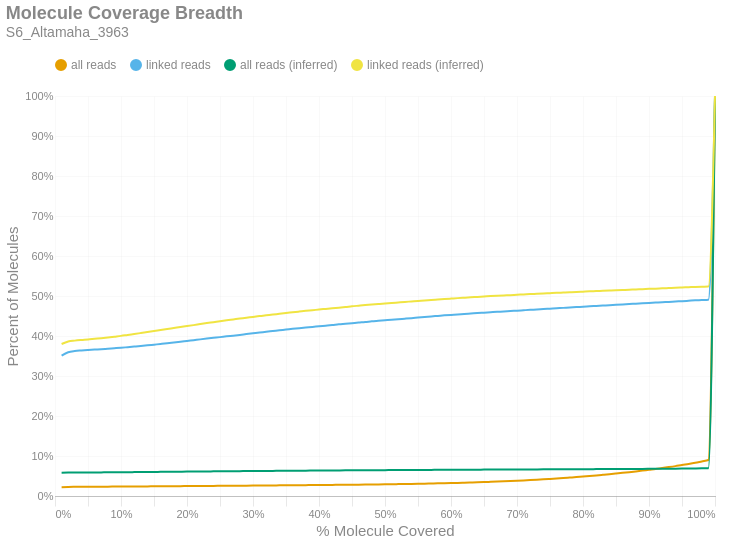

Source (notebook cell):
### Markdown cell above
### Molecule Read Coverage
This chart shows molecule coverage breadth as computed by the number of bases aligned to that molecule. In other words, "*how much of each unique long molecule is actually sequenced/aligned?*" Keep in mind there is a distinction between sequences and alignments, since some sequences belonging to a particular molecule may not align well and wouldn't appear in the alignment data. This chart also shows molecule coverage breadth as computed by the *inferred fragment* from which the aligned sequences originate. Unlike read coverage, this calculation takes into account the total insert size, including unsequenced gaps between the forward and reverse reads. Like the previous figures, these are cumulative percents.

### Code cell
if SKIPLR:
    print_html(f"Skipped")
else:
    binned_df = consolidated_hist(valids['coverage_bp'], mask, 0.01, True)
    binned_df_inf = consolidated_hist(valids['coverage_inserts'], mask, 0.01, True)
    binned_df = binned_df.with_columns(pl.lit(binned_df_inf['all reads (cumsum)']).alias('all reads (inferred)'))
    binned_df = binned_df.with_columns(pl.lit(binned_df_inf['linked reads (cumsum)']).alias('linked reads (inferred)'))
    binned_df = binned_df.with_columns(
        (pl.col('bin').cast(pl.Float64) + 0.01).alias('right_edge')
    )

    with SafeRender(binned_df):
        (
            density_plot(binned_df, 'Molecule Coverage Breadth', samplename, 'molcov', ['all reads (inferred)','linked reads (inferred)'])
            .encode(
                #x=alt.X('bin:Q', title="% Molecule Covered").axis(format = '%').scale(padding=0),
                x=alt.X('right_edge:Q', title="% Molecule Covered").axis(format='%').scale(padding=0),
                y=alt.Y('value:Q', title='Percent of Molecules')
                    .axis(format='%')
                    .stack(False)
                    .scale(domainMin=0, padding=0),
                color=alt.Color("key:N").scale(domain = ["all reads", "linked reads", "all reads (inferred)", "linked reads (inferred)"]),
                tooltip = [
                    alt.Tooltip("key:N", title = "Data Type"),
                    alt.Tooltip("range_label:N", title="% Molecule Covered"),
                    alt.Tooltip("value:Q", format = ".2%", title="% Molecules")
                ]
            )
        ).display()

### Figure 1 — Vega-Lite specification as saved in the notebook (floating-point values rounded to 4 significant figures)
{"width": "container", "height": 400, "config": {"title": {"anchor": "start", "dy": -15, "fontSize": 18, "color": "#888888", "subtitleColor": "#888888", "subtitleFontSize": 14}, "arc": {"fill": "#0072B2"}, "axis": {"domainColor": "#888888", "domainWidth": 0.5, "gridWidth": 0.2, "grid": false, "titleFontWeight": 400, "titleFontSize": 15, "labelFontSize": 11, "labelColor": "#888888", "tickColor": "#888888", "tickWidth": 0.2, "titleColor": "#888888"}, "axisBand": {"grid": false}, "axisX": {"grid": true, "tickSize": 10, "domainCap": "round"}, "axisY": {"domain": false, "grid": true, "tickSize": 0, "domainCap": "round"}, "background": "transparent", "header": {"labelFontSize": 15, "labelColor": "#888888", "titleFontSize": 15, "titleFontWeight": 600, "titleColor": "#888888"}, "legend": {"labelFont": "sans-serif", "labelFontSize": 12, "labelColor": "#888888", "symbolSize": 100, "symbolType": "circle", "titleFontSize": 12, "titlePadding": 10, "titleColor": "#888888", "title": null, "orient": "top"}, "range": {"category": ["#E69F00", "#56B4E9", "#009E73", "#F0E442", "#0072B2", "#D55E00", "#CC79A7", "#000000"], "diverging": ["#cfe8f3", "#a2d4ec", "#73bfe2", "#46abdb", "#1696d2", "#12719e"]}, "area": {"fill": "#0072B2", "fillOpacity": 0.7, "line": true, "strokeOpacity": 0.7}, "line": {"color": "#0072B2", "stroke": "#0072B2", "strokeWidth": 2}, "trail": {"color": "#0072B2", "stroke": "#0072B2", "strokeWidth": 0, "size": 1}, "point": {"filled": true, "fillOpacity": 1.0, "size": 95}, "text": {"color": "#888888", "fontSize": 11, "align": "right", "fontWeight": 400, "size": 11}, "bar": {"fill": "#0072B2", "stroke": null}, "view": {"stroke": null, "continuousWidth": 660, "continuousHeight": 400}}, "data": {"name": "data-445a4b67b41b6ed32f4eb65a5cad9042"}, "mark": {"type": "line", "interpolate": "monotone", "point": {"opacity": 0, "size": 275}}, "encoding": {"color": {"field": "key", "scale": {"domain": ["all reads", "linked reads", "all reads (inferred)", "linked reads (inferred)"]}, "type": "nominal"}, "tooltip": [{"field": "key", "title": "Data Type", "type": "nominal"}, {"field": "range_label", "title": "% Molecule Covered", "type": "nominal"}, {"field": "value", "format": ".2%", "title": "% Molecules", "type": "quantitative"}], "x": {"axis": {"format": "%"}, "field": "right_edge", "scale": {"padding": 0}, "title": "% Molecule Covered", "type": "quantitative"}, "y": {"axis": {"format": "%"}, "field": "value", "scale": {"domainMin": 0, "padding": 0}, "stack": false, "title": "Percent of Molecules", "type": "quantitative"}}, "params": [{"name": "param_c36ac31b6afebe62", "select": {"type": "point", "fields": ["key"]}, "bind": "legend"}], "title": {"text": "Molecule Coverage Breadth", "subtitle": "S6_Altamaha_3963"}, "transform": [{"fold": ["all reads (cumsum)", "linked reads (cumsum)", "all reads (inferred)", "linked reads (inferred)"]}, {"calculate": "replace(datum.key, ' (cumsum)', '')", "as": "key"}, {"filter": {"param": "param_c36ac31b6afebe62"}}], "usermeta": {"embedOptions": {"downloadFileName": "S6_Altamaha_3963.molcov"}}, "$schema": "https://vega.github.io/schema/vega-lite/v6.1.0.json", "datasets": {"data-445a4b67b41b6ed32f4eb65a5cad9042": [{"bin": "0.0", "interval": "0.0-0.01", "all reads": 0.02214, "linked reads": 0.3512, "all reads (cumsum)": 0.02214, "linked reads (cumsum)": 0.3512, "range_label": "0.0-0.01", "all reads (inferred)": 0.05809, "linked reads (inferred)": 0.3801, "right_edge": 0.01}, {"bin": "0.01", "interval": "0.01-0.02", "all reads": 0.0005637, "linked reads": 0.008331, "all reads (cumsum)": 0.0227, "linked reads (cumsum)": 0.3595, "range_label": "0.01-0.02", "all reads (inferred)": 0.05849, "linked reads (inferred)": 0.3863, "right_edge": 0.02}, {"bin": "0.02", "interval": "0.02-0.03", "all reads": 0.0002184, "linked reads": 0.002971, "all reads (cumsum)": 0.02292, "linked reads (cumsum)": 0.3625, "range_label": "0.02-0.03", "all reads (inferred)": 0.05862, "linked reads (inferred)": 0.3885, "right_edge": 0.03}, {"bin": "0.03", "interval": "0.03-0.04", "all reads": 0.0001206, "linked reads": 0.001436, "all reads (cumsum)": 0.02304, "linked reads (cumsum)": 0.3639, "range_label": "0.03-0.04", "all reads (inferred)": 0.05872, "linked reads (inferred)": 0.39, "right_edge": 0.04}, {"bin": "0.04", "interval": "0.04-0.05", "all reads": 9.54e-05, "linked reads": 0.001169, "all reads (cumsum)": 0.02314, "linked reads (cumsum)": 0.3651, "range_label": "0.04-0.05", "all reads (inferred)": 0.05881, "linked reads (inferred)": 0.3912, "right_edge": 0.05}, {"bin": "0.05", "interval": "0.05-0.06", "all reads": 8.475e-05, "linked reads": 0.001045, "all reads (cumsum)": 0.02322, "linked reads (cumsum)": 0.3661, "range_label": "0.05-0.06", "all reads (inferred)": 0.05892, "linked reads (inferred)": 0.3929, "right_edge": 0.06}, {"bin": "0.06", "interval": "0.06-0.07", "all reads": 7.766e-05, "linked reads": 0.0009467, "all reads (cumsum)": 0.0233, "linked reads (cumsum)": 0.3671, "range_label": "0.06-0.07", "all reads (inferred)": 0.05904, "linked reads (inferred)": 0.3945, "right_edge": 0.07}, {"bin": "0.07", "interval": "0.07-0.08", "all reads": 9.382e-05, "linked reads": 0.001201, "all reads (cumsum)": 0.02339, "linked reads (cumsum)": 0.3683, "range_label": "0.07-0.08", "all reads (inferred)": 0.05915, "linked reads (inferred)": 0.3963, "right_edge": 0.08}, {"bin": "0.08", "interval": "0.08-0.09", "all reads": 8.87e-05, "linked reads": 0.001129, "all reads (cumsum)": 0.02348, "linked reads (cumsum)": 0.3694, "range_label": "0.08-0.09", "all reads (inferred)": 0.05928, "linked reads (inferred)": 0.3983, "right_edge": 0.09}, {"bin": "0.09", "interval": "0.09-0.1", "all reads": 8.909e-05, "linked reads": 0.001182, "all reads (cumsum)": 0.02357, "linked reads (cumsum)": 0.3706, "range_label": "0.09-0.1", "all reads (inferred)": 0.05941, "linked reads (inferred)": 0.4003, "right_edge": 0.1}, {"bin": "0.1", "interval": "0.1-0.11", "all reads": 0.0001127, "linked reads": 0.001475, "all reads (cumsum)": 0.02369, "linked reads (cumsum)": 0.3721, "range_label": "0.1-0.11", "all reads (inferred)": 0.05956, "linked reads (inferred)": 0.4027, "right_edge": 0.11}, {"bin": "0.11", "interval": "0.11-0.12", "all reads": 0.0001041, "linked reads": 0.001475, "all reads (cumsum)": 0.02379, "linked reads (cumsum)": 0.3735, "range_label": "0.11-0.12", "all reads (inferred)": 0.05971, "linked reads (inferred)": 0.4051, "right_edge": 0.12}, {"bin": "0.12", "interval": "0.12-0.13", "all reads": 0.0001072, "linked reads": 0.001502, "all reads (cumsum)": 0.0239, "linked reads (cumsum)": 0.375, "range_label": "0.12-0.13", "all reads (inferred)": 0.05986, "linked reads (inferred)": 0.4074, "right_edge": 0.13}, {"bin": "0.13", "interval": "0.13-0.14", "all reads": 0.0001135, "linked reads": 0.001613, "all reads (cumsum)": 0.02401, "linked reads (cumsum)": 0.3766, "range_label": "0.13-0.14", "all reads (inferred)": 0.06002, "linked reads (inferred)": 0.4098, "right_edge": 0.14}, {"bin": "0.14", "interval": "0.14-0.15", "all reads": 0.0001159, "linked reads": 0.001697, "all reads (cumsum)": 0.02413, "linked reads (cumsum)": 0.3783, "range_label": "0.14-0.15", "all reads (inferred)": 0.06018, "linked reads (inferred)": 0.4123, "right_edge": 0.15}, {"bin": "0.15", "interval": "0.15-0.16", "all reads": 0.0001151, "linked reads": 0.001678, "all reads (cumsum)": 0.02424, "linked reads (cumsum)": 0.38, "range_label": "0.15-0.16", "all reads (inferred)": 0.06034, "linked reads (inferred)": 0.4149, "right_edge": 0.16}, {"bin": "0.16", "interval": "0.16-0.17", "all reads": 0.000121, "linked reads": 0.00173, "all reads (cumsum)": 0.02436, "linked reads (cumsum)": 0.3818, "range_label": "0.16-0.17", "all reads (inferred)": 0.0605, "linked reads (inferred)": 0.4175, "right_edge": 0.17}, {"bin": "0.17", "interval": "0.17-0.18", "all reads": 0.0001293, "linked reads": 0.001906, "all reads (cumsum)": 0.02449, "linked reads (cumsum)": 0.3837, "range_label": "0.17-0.18", "all reads (inferred)": 0.06066, "linked reads (inferred)": 0.4199, "right_edge": 0.18}, {"bin": "0.18", "interval": "0.18-0.19", "all reads": 0.0001273, "linked reads": 0.0019, "all reads (cumsum)": 0.02462, "linked reads (cumsum)": 0.3856, "range_label": "0.18-0.19", "all reads (inferred)": 0.06081, "linked reads (inferred)": 0.4223, "right_edge": 0.19}, {"bin": "0.19", "interval": "0.19-0.2", "all reads": 0.0001348, "linked reads": 0.002024, "all reads (cumsum)": 0.02475, "linked reads (cumsum)": 0.3876, "range_label": "0.19-0.2", "all reads (inferred)": 0.06097, "linked reads (inferred)": 0.4247, "right_edge": 0.2}, {"bin": "0.2", "interval": "0.2-0.21", "all reads": 0.0001348, "linked reads": 0.001972, "all reads (cumsum)": 0.02489, "linked reads (cumsum)": 0.3896, "range_label": "0.2-0.21", "all reads (inferred)": 0.06112, "linked reads (inferred)": 0.4272, "right_edge": 0.21}, {"bin": "0.21", "interval": "0.21-0.22", "all reads": 0.0001372, "linked reads": 0.002011, "all reads (cumsum)": 0.02503, "linked reads (cumsum)": 0.3916, "range_label": "0.21-0.22", "all reads (inferred)": 0.06128, "linked reads (inferred)": 0.4298, "right_edge": 0.22}, {"bin": "0.22", "interval": "0.22-0.23", "all reads": 0.0001305, "linked reads": 0.001946, "all reads (cumsum)": 0.02516, "linked reads (cumsum)": 0.3935, "range_label": "0.22-0.23", "all reads (inferred)": 0.06144, "linked reads (inferred)": 0.4323, "right_edge": 0.23}, {"bin": "0.23", "interval": "0.23-0.24", "all reads": 0.000123, "linked reads": 0.001861, "all reads (cumsum)": 0.02528, "linked reads (cumsum)": 0.3954, "range_label": "0.23-0.24", "all reads (inferred)": 0.06159, "linked reads (inferred)": 0.4346, "right_edge": 0.24}, {"bin": "0.24", "interval": "0.24-0.25", "all reads": 0.0001238, "linked reads": 0.001815, "all reads (cumsum)": 0.0254, "linked reads (cumsum)": 0.3972, "range_label": "0.24-0.25", "all reads (inferred)": 0.06174, "linked reads (inferred)": 0.437, "right_edge": 0.25}, {"bin": "0.25", "interval": "0.25-0.26", "all reads": 0.0001368, "linked reads": 0.001946, "all reads (cumsum)": 0.02554, "linked reads (cumsum)": 0.3991, "range_label": "0.25-0.26", "all reads (inferred)": 0.06189, "linked reads (inferred)": 0.4393, "right_edge": 0.26}, {"bin": "0.26", "interval": "0.26-0.27", "all reads": 0.000125, "linked reads": 0.001776, "all reads (cumsum)": 0.02566, "linked reads (cumsum)": 0.4009, "range_label": "0.26-0.27", "all reads (inferred)": 0.06203, "linked reads (inferred)": 0.4414, "right_edge": 0.27}, {"bin": "0.27", "interval": "0.27-0.28", "all reads": 0.0001273, "linked reads": 0.001874, "all reads (cumsum)": 0.02579, "linked reads (cumsum)": 0.4028, "range_label": "0.27-0.28", "all reads (inferred)": 0.06216, "linked reads (inferred)": 0.4435, "right_edge": 0.28}, {"bin": "0.28", "interval": "0.28-0.29", "all reads": 0.0001384, "linked reads": 0.001926, "all reads (cumsum)": 0.02593, "linked reads (cumsum)": 0.4047, "range_label": "0.28-0.29", "all reads (inferred)": 0.06229, "linked reads (inferred)": 0.4455, "right_edge": 0.29}, {"bin": "0.29", "interval": "0.29-0.3", "all reads": 0.0001364, "linked reads": 0.0019, "all reads (cumsum)": 0.02607, "linked reads (cumsum)": 0.4066, "range_label": "0.29-0.3", "all reads (inferred)": 0.06244, "linked reads (inferred)": 0.4477, "right_edge": 0.3}, {"bin": "0.3", "interval": "0.3-0.31", "all reads": 0.000134, "linked reads": 0.001848, "all reads (cumsum)": 0.0262, "linked reads (cumsum)": 0.4085, "range_label": "0.3-0.31", "all reads (inferred)": 0.06256, "linked reads (inferred)": 0.4497, "right_edge": 0.31}, {"bin": "0.31", "interval": "0.31-0.32", "all reads": 0.000147, "linked reads": 0.002089, "all reads (cumsum)": 0.02635, "linked reads (cumsum)": 0.4105, "range_label": "0.31-0.32", "all reads (inferred)": 0.06269, "linked reads (inferred)": 0.4517, "right_edge": 0.32}, {"bin": "0.32", "interval": "0.32-0.33", "all reads": 0.0001321, "linked reads": 0.001841, "all reads (cumsum)": 0.02648, "linked reads (cumsum)": 0.4124, "range_label": "0.32-0.33", "all reads (inferred)": 0.06281, "linked reads (inferred)": 0.4535, "right_edge": 0.33}, {"bin": "0.33", "interval": "0.33-0.34", "all reads": 0.0001463, "linked reads": 0.001919, "all reads (cumsum)": 0.02663, "linked reads (cumsum)": 0.4143, "range_label": "0.33-0.34", "all reads (inferred)": 0.06295, "linked reads (inferred)": 0.4556, "right_edge": 0.34}, {"bin": "0.34", "interval": "0.34-0.35", "all reads": 0.0001399, "linked reads": 0.001776, "all reads (cumsum)": 0.02677, "linked reads (cumsum)": 0.4161, "range_label": "0.34-0.35", "all reads (inferred)": 0.06307, "linked reads (inferred)": 0.4575, "right_edge": 0.35}, {"bin": "0.35", "interval": "0.35-0.36", "all reads": 0.0001474, "linked reads": 0.001887, "all reads (cumsum)": 0.02691, "linked reads (cumsum)": 0.418, "range_label": "0.35-0.36", "all reads (inferred)": 0.06319, "linked reads (inferred)": 0.4592, "right_edge": 0.36}, {"bin": "0.36", "interval": "0.36-0.37", "all reads": 0.000136, "linked reads": 0.001671, "all reads (cumsum)": 0.02705, "linked reads (cumsum)": 0.4196, "range_label": "0.36-0.37", "all reads (inferred)": 0.06331, "linked reads (inferred)": 0.461, "right_edge": 0.37}, {"bin": "0.37", "interval": "0.37-0.38", "all reads": 0.0001332, "linked reads": 0.001567, "all reads (cumsum)": 0.02718, "linked reads (cumsum)": 0.4212, "range_label": "0.37-0.38", "all reads (inferred)": 0.06343, "linked reads (inferred)": 0.4628, "right_edge": 0.38}, {"bin": "0.38", "interval": "0.38-0.39", "all reads": 0.0001309, "linked reads": 0.001515, "all reads (cumsum)": 0.02731, "linked reads (cumsum)": 0.4227, "range_label": "0.38-0.39", "all reads (inferred)": 0.06354, "linked reads (inferred)": 0.4644, "right_edge": 0.39}, {"bin": "0.39", "interval": "0.39-0.4", "all reads": 0.0001447, "linked reads": 0.001606, "all reads (cumsum)": 0.02746, "linked reads (cumsum)": 0.4243, "range_label": "0.39-0.4", "all reads (inferred)": 0.06365, "linked reads (inferred)": 0.4662, "right_edge": 0.4}, {"bin": "0.4", "interval": "0.4-0.41", "all reads": 0.0001395, "linked reads": 0.001534, "all reads (cumsum)": 0.0276, "linked reads (cumsum)": 0.4259, "range_label": "0.4-0.41", "all reads (inferred)": 0.06376, "linked reads (inferred)": 0.4678, "right_edge": 0.41}, {"bin": "0.41", "interval": "0.41-0.42", "all reads": 0.0001486, "linked reads": 0.001567, "all reads (cumsum)": 0.02775, "linked reads (cumsum)": 0.4274, "range_label": "0.41-0.42", "all reads (inferred)": 0.06386, "linked reads (inferred)": 0.4694, "right_edge": 0.42}, {"bin": "0.42", "interval": "0.42-0.43", "all reads": 0.0001703, "linked reads": 0.001769, "all reads (cumsum)": 0.02792, "linked reads (cumsum)": 0.4292, "range_label": "0.42-0.43", "all reads (inferred)": 0.06396, "linked reads (inferred)": 0.4708, "right_edge": 0.43}, {"bin": "0.43", "interval": "0.43-0.44", "all reads": 0.0001636, "linked reads": 0.00141, "all reads (cumsum)": 0.02808, "linked reads (cumsum)": 0.4306, "range_label": "0.43-0.44", "all reads (inferred)": 0.06407, "linked reads (inferred)": 0.4724, "right_edge": 0.44}, {"bin": "0.44", "interval": "0.44-0.45", "all reads": 0.0001624, "linked reads": 0.001469, "all reads (cumsum)": 0.02824, "linked reads (cumsum)": 0.4321, "range_label": "0.44-0.45", "all reads (inferred)": 0.06419, "linked reads (inferred)": 0.4743, "right_edge": 0.45}, {"bin": "0.45", "interval": "0.45-0.46", "all reads": 0.0001778, "linked reads": 0.001508, "all reads (cumsum)": 0.02842, "linked reads (cumsum)": 0.4336, "range_label": "0.45-0.46", "all reads (inferred)": 0.06429, "linked reads (inferred)": 0.4758, "right_edge": 0.46}, {"bin": "0.46", "interval": "0.46-0.47", "all reads": 0.0001802, "linked reads": 0.001358, "all reads (cumsum)": 0.0286, "linked reads (cumsum)": 0.4349, "range_label": "0.46-0.47", "all reads (inferred)": 0.0644, "linked reads (inferred)": 0.4773, "right_edge": 0.47}, {"bin": "0.47", "interval": "0.47-0.48", "all reads": 0.0002196, "linked reads": 0.001678, "all reads (cumsum)": 0.02882, "linked reads (cumsum)": 0.4366, "range_label": "0.47-0.48", "all reads (inferred)": 0.06449, "linked reads (inferred)": 0.4787, "right_edge": 0.48}, {"bin": "0.48", "interval": "0.48-0.49", "all reads": 0.0002212, "linked reads": 0.001345, "all reads (cumsum)": 0.02904, "linked reads (cumsum)": 0.438, "range_label": "0.48-0.49", "all reads (inferred)": 0.06459, "linked reads (inferred)": 0.48, "right_edge": 0.49}, {"bin": "0.49", "interval": "0.49-0.5", "all reads": 0.0002247, "linked reads": 0.001332, "all reads (cumsum)": 0.02927, "linked reads (cumsum)": 0.4393, "range_label": "0.49-0.5", "all reads (inferred)": 0.06468, "linked reads (inferred)": 0.4814, "right_edge": 0.5}, {"bin": "0.5", "interval": "0.5-0.51", "all reads": 0.0002089, "linked reads": 0.001312, "all reads (cumsum)": 0.02948, "linked reads (cumsum)": 0.4406, "range_label": "0.5-0.51", "all reads (inferred)": 0.06477, "linked reads (inferred)": 0.4826, "right_edge": 0.51}, {"bin": "0.51", "interval": "0.51-0.52", "all reads": 0.0002491, "linked reads": 0.00143, "all reads (cumsum)": 0.02972, "linked reads (cumsum)": 0.442, "range_label": "0.51-0.52", "all reads (inferred)": 0.06486, "linked reads (inferred)": 0.4839, "right_edge": 0.52}, {"bin": "0.52", "interval": "0.52-0.53", "all reads": 0.0002558, "linked reads": 0.001293, "all reads (cumsum)": 0.02998, "linked reads (cumsum)": 0.4433, "range_label": "0.52-0.53", "all reads (inferred)": 0.06495, "linked reads (inferred)": 0.4852, "right_edge": 0.53}, {"bin": "0.53", "interval": "0.53-0.54", "all reads": 0.0002787, "linked reads": 0.001345, "all reads (cumsum)": 0.03026, "linked reads (cumsum)": 0.4447, "range_label": "0.53-0.54", "all reads (inferred)": 0.06504, "linked reads (inferred)": 0.4864, "right_edge": 0.54}, {"bin": "0.54", "interval": "0.54-0.55", "all reads": 0.0003008, "linked reads": 0.001508, "all reads (cumsum)": 0.03056, "linked reads (cumsum)": 0.4462, "range_label": "0.54-0.55", "all reads (inferred)": 0.06512, "linked reads (inferred)": 0.4876, "right_edge": 0.55}, {"bin": "0.55", "interval": "0.55-0.56", "all reads": 0.0003106, "linked reads": 0.001462, "all reads (cumsum)": 0.03087, "linked reads (cumsum)": 0.4476, "range_label": "0.55-0.56", "all reads (inferred)": 0.0652, "linked reads (inferred)": 0.4886, "right_edge": 0.56}, {"bin": "0.56", "interval": "0.56-0.57", "all reads": 0.0003627, "linked reads": 0.001364, "all reads (cumsum)": 0.03123, "linked reads (cumsum)": 0.449, "range_label": "0.56-0.57", "all reads (inferred)": 0.06529, "linked reads (inferred)": 0.49, "right_edge": 0.57}, {"bin": "0.57", "interval": "0.57-0.58", "all reads": 0.0003552, "linked reads": 0.001267, "all reads (cumsum)": 0.03159, "linked reads (cumsum)": 0.4503, "range_label": "0.57-0.58", "all reads (inferred)": 0.06537, "linked reads (inferred)": 0.4911, "right_edge": 0.58}, {"bin": "0.58", "interval": "0.58-0.59", "all reads": 0.0003879, "linked reads": 0.001293, "all reads (cumsum)": 0.03198, "linked reads (cumsum)": 0.4516, "range_label": "0.58-0.59", "all reads (inferred)": 0.06546, "linked reads (inferred)": 0.4923, "right_edge": 0.59}, {"bin": "0.59", "interval": "0.59-0.6", "all reads": 0.0004033, "linked reads": 0.001149, "all reads (cumsum)": 0.03238, "linked reads (cumsum)": 0.4527, "range_label": "0.59-0.6", "all reads (inferred)": 0.06554, "linked reads (inferred)": 0.4935, "right_edge": 0.6}, {"bin": "0.6", "interval": "0.6-0.61", "all reads": 0.0004049, "linked reads": 0.001025, "all reads (cumsum)": 0.03278, "linked reads (cumsum)": 0.4537, "range_label": "0.6-0.61", "all reads (inferred)": 0.06563, "linked reads (inferred)": 0.4947, "right_edge": 0.61}, {"bin": "0.61", "interval": "0.61-0.62", "all reads": 0.0004766, "linked reads": 0.001299, "all reads (cumsum)": 0.03326, "linked reads (cumsum)": 0.455, "range_label": "0.61-0.62", "all reads (inferred)": 0.06572, "linked reads (inferred)": 0.4958, "right_edge": 0.62}, {"bin": "0.62", "interval": "0.62-0.63", "all reads": 0.0004951, "linked reads": 0.00109, "all reads (cumsum)": 0.03376, "linked reads (cumsum)": 0.4561, "range_label": "0.62-0.63", "all reads (inferred)": 0.06579, "linked reads (inferred)": 0.4968, "right_edge": 0.63}, {"bin": "0.63", "interval": "0.63-0.64", "all reads": 0.0005077, "linked reads": 0.001136, "all reads (cumsum)": 0.03426, "linked reads (cumsum)": 0.4573, "range_label": "0.63-0.64", "all reads (inferred)": 0.06588, "linked reads (inferred)": 0.4977, "right_edge": 0.64}, {"bin": "0.64", "interval": "0.64-0.65", "all reads": 0.0005535, "linked reads": 0.001032, "all reads (cumsum)": 0.03482, "linked reads (cumsum)": 0.4583, "range_label": "0.64-0.65", "all reads (inferred)": 0.06595, "linked reads (inferred)": 0.4987, "right_edge": 0.65}, {"bin": "0.65", "interval": "0.65-0.66", "all reads": 0.0006146, "linked reads": 0.001032, "all reads (cumsum)": 0.03543, "linked reads (cumsum)": 0.4593, "range_label": "0.65-0.66", "all reads (inferred)": 0.06603, "linked reads (inferred)": 0.4997, "right_edge": 0.66}, {"bin": "0.66", "interval": "0.66-0.67", "all reads": 0.0006229, "linked reads": 0.001032, "all reads (cumsum)": 0.03605, "linked reads (cumsum)": 0.4604, "range_label": "0.66-0.67", "all reads (inferred)": 0.0661, "linked reads (inferred)": 0.5006, "right_edge": 0.67}, {"bin": "0.67", "interval": "0.67-0.68", "all reads": 0.0006532, "linked reads": 0.000901, "all reads (cumsum)": 0.03671, "linked reads (cumsum)": 0.4613, "range_label": "0.67-0.68", "all reads (inferred)": 0.06618, "linked reads (inferred)": 0.5015, "right_edge": 0.68}, {"bin": "0.68", "interval": "0.68-0.69", "all reads": 0.0006934, "linked reads": 0.001097, "all reads (cumsum)": 0.0374, "linked reads (cumsum)": 0.4624, "range_label": "0.68-0.69", "all reads (inferred)": 0.06625, "linked reads (inferred)": 0.5022, "right_edge": 0.69}, {"bin": "0.69", "interval": "0.69-0.7", "all reads": 0.0007596, "linked reads": 0.0009597, "all reads (cumsum)": 0.03816, "linked reads (cumsum)": 0.4633, "range_label": "0.69-0.7", "all reads (inferred)": 0.06633, "linked reads (inferred)": 0.5031, "right_edge": 0.7}, {"bin": "0.7", "interval": "0.7-0.71", "all reads": 0.0008148, "linked reads": 0.001064, "all reads (cumsum)": 0.03898, "linked reads (cumsum)": 0.4644, "range_label": "0.7-0.71", "all reads (inferred)": 0.06639, "linked reads (inferred)": 0.5039, "right_edge": 0.71}, {"bin": "0.71", "interval": "0.71-0.72", "all reads": 0.0008468, "linked reads": 0.001045, "all reads (cumsum)": 0.03982, "linked reads (cumsum)": 0.4654, "range_label": "0.71-0.72", "all reads (inferred)": 0.06647, "linked reads (inferred)": 0.5049, "right_edge": 0.72}, {"bin": "0.72", "interval": "0.72-0.73", "all reads": 0.000887, "linked reads": 0.0009271, "all reads (cumsum)": 0.04071, "linked reads (cumsum)": 0.4664, "range_label": "0.72-0.73", "all reads (inferred)": 0.06653, "linked reads (inferred)": 0.5056, "right_edge": 0.73}, {"bin": "0.73", "interval": "0.73-0.74", "all reads": 0.0009591, "linked reads": 0.001045, "all reads (cumsum)": 0.04167, "linked reads (cumsum)": 0.4674, "range_label": "0.73-0.74", "all reads (inferred)": 0.0666, "linked reads (inferred)": 0.5063, "right_edge": 0.74}, {"bin": "0.74", "interval": "0.74-0.75", "all reads": 0.001053, "linked reads": 0.0009793, "all reads (cumsum)": 0.04272, "linked reads (cumsum)": 0.4684, "range_label": "0.74-0.75", "all reads (inferred)": 0.06668, "linked reads (inferred)": 0.5072, "right_edge": 0.75}, {"bin": "0.75", "interval": "0.75-0.76", "all reads": 0.001085, "linked reads": 0.0009989, "all reads (cumsum)": 0.04381, "linked reads (cumsum)": 0.4694, "range_label": "0.75-0.76", "all reads (inferred)": 0.06676, "linked reads (inferred)": 0.508, "right_edge": 0.76}, {"bin": "0.76", "interval": "0.76-0.77", "all reads": 0.001138, "linked reads": 0.0009336, "all reads (cumsum)": 0.04494, "linked reads (cumsum)": 0.4703, "range_label": "0.76-0.77", "all reads (inferred)": 0.06683, "linked reads (inferred)": 0.5086, "right_edge": 0.77}, {"bin": "0.77", "interval": "0.77-0.78", "all reads": 0.001177, "linked reads": 0.001018, "all reads (cumsum)": 0.04612, "linked reads (cumsum)": 0.4713, "range_label": "0.77-0.78", "all reads (inferred)": 0.0669, "linked reads (inferred)": 0.5093, "right_edge": 0.78}, {"bin": "0.78", "interval": "0.78-0.79", "all reads": 0.001176, "linked reads": 0.0008618, "all reads (cumsum)": 0.0473, "linked reads (cumsum)": 0.4722, "range_label": "0.78-0.79", "all reads (inferred)": 0.06697, "linked reads (inferred)": 0.51, "right_edge": 0.79}, {"bin": "0.79", "interval": "0.79-0.8", "all reads": 0.001394, "linked reads": 0.001051, "all reads (cumsum)": 0.04869, "linked reads (cumsum)": 0.4732, "range_label": "0.79-0.8", "all reads (inferred)": 0.06705, "linked reads (inferred)": 0.5108, "right_edge": 0.8}, {"bin": "0.8", "interval": "0.8-0.81", "all reads": 0.001248, "linked reads": 0.000901, "all reads (cumsum)": 0.04994, "linked reads (cumsum)": 0.4741, "range_label": "0.8-0.81", "all reads (inferred)": 0.06714, "linked reads (inferred)": 0.5116, "right_edge": 0.81}, {"bin": "0.81", "interval": "0.81-0.82", "all reads": 0.001427, "linked reads": 0.0009858, "all reads (cumsum)": 0.05137, "linked reads (cumsum)": 0.4751, "range_label": "0.81-0.82", "all reads (inferred)": 0.06721, "linked reads (inferred)": 0.5123, "right_edge": 0.82}, {"bin": "0.82", "interval": "0.82-0.83", "all reads": 0.001526, "linked reads": 0.0009728, "all reads (cumsum)": 0.05289, "linked reads (cumsum)": 0.4761, "range_label": "0.82-0.83", "all reads (inferred)": 0.06729, "linked reads (inferred)": 0.513, "right_edge": 0.83}, {"bin": "0.83", "interval": "0.83-0.84", "all reads": 0.001559, "linked reads": 0.0009401, "all reads (cumsum)": 0.05445, "linked reads (cumsum)": 0.477, "range_label": "0.83-0.84", "all reads (inferred)": 0.06737, "linked reads (inferred)": 0.5137, "right_edge": 0.84}, {"bin": "0.84", "interval": "0.84-0.85", "all reads": 0.001666, "linked reads": 0.001032, "all reads (cumsum)": 0.05612, "linked reads (cumsum)": 0.4781, "range_label": "0.84-0.85", "all reads (inferred)": 0.06746, "linked reads (inferred)": 0.5144, "right_edge": 0.85}, {"bin": "0.85", "interval": "0.85-0.86", "all reads": 0.001717, "linked reads": 0.0009532, "all reads (cumsum)": 0.05783, "linked reads (cumsum)": 0.479, "range_label": "0.85-0.86", "all reads (inferred)": 0.06754, "linked reads (inferred)": 0.515, "right_edge": 0.86}, {"bin": "0.86", "interval": "0.86-0.87", "all reads": 0.001779, "linked reads": 0.000914, "all reads (cumsum)": 0.05961, "linked reads (cumsum)": 0.4799, "range_label": "0.86-0.87", "all reads (inferred)": 0.06761, "linked reads (inferred)": 0.5157, "right_edge": 0.87}, {"bin": "0.87", "interval": "0.87-0.88", "all reads": 0.001892, "linked reads": 0.0008879, "all reads (cumsum)": 0.0615, "linked reads (cumsum)": 0.4808, "range_label": "0.87-0.88", "all reads (inferred)": 0.0677, "linked reads (inferred)": 0.5164, "right_edge": 0.88}, {"bin": "0.88", "interval": "0.88-0.89", "all reads": 0.001966, "linked reads": 0.000901, "all reads (cumsum)": 0.06347, "linked reads (cumsum)": 0.4817, "range_label": "0.88-0.89", "all reads (inferred)": 0.06778, "linked reads (inferred)": 0.517, "right_edge": 0.89}, {"bin": "0.89", "interval": "0.89-0.9", "all reads": 0.002117, "linked reads": 0.0009205, "all reads (cumsum)": 0.06559, "linked reads (cumsum)": 0.4827, "range_label": "0.89-0.9", "all reads (inferred)": 0.06788, "linked reads (inferred)": 0.5178, "right_edge": 0.9}, {"bin": "0.9", "interval": "0.9-0.91", "all reads": 0.002012, "linked reads": 0.0009336, "all reads (cumsum)": 0.0676, "linked reads (cumsum)": 0.4836, "range_label": "0.9-0.91", "all reads (inferred)": 0.06797, "linked reads (inferred)": 0.5184, "right_edge": 0.91}, {"bin": "0.91", "interval": "0.91-0.92", "all reads": 0.002388, "linked reads": 0.0009597, "all reads (cumsum)": 0.06999, "linked reads (cumsum)": 0.4845, "range_label": "0.91-0.92", "all reads (inferred)": 0.06808, "linked reads (inferred)": 0.5192, "right_edge": 0.92}, {"bin": "0.92", "interval": "0.92-0.93", "all reads": 0.002246, "linked reads": 0.0007508, "all reads (cumsum)": 0.07223, "linked reads (cumsum)": 0.4853, "range_label": "0.92-0.93", "all reads (inferred)": 0.06821, "linked reads (inferred)": 0.5199, "right_edge": 0.93}, {"bin": "0.93", "interval": "0.93-0.94", "all reads": 0.002444, "linked reads": 0.0009858, "all reads (cumsum)": 0.07468, "linked reads (cumsum)": 0.4863, "range_label": "0.93-0.94", "all reads (inferred)": 0.06834, "linked reads (inferred)": 0.5206, "right_edge": 0.94}, {"bin": "0.94", "interval": "0.94-0.95", "all reads": 0.002804, "linked reads": 0.0008161, "all reads (cumsum)": 0.07748, "linked reads (cumsum)": 0.4871, "range_label": "0.94-0.95", "all reads (inferred)": 0.06847, "linked reads (inferred)": 0.5213, "right_edge": 0.95}, {"bin": "0.95", "interval": "0.95-0.96", "all reads": 0.002491, "linked reads": 0.0009728, "all reads (cumsum)": 0.07997, "linked reads (cumsum)": 0.4881, "range_label": "0.95-0.96", "all reads (inferred)": 0.06864, "linked reads (inferred)": 0.5219, "right_edge": 0.96}, {"bin": "0.96", "interval": "0.96-0.97", "all reads": 0.002893, "linked reads": 0.0009989, "all reads (cumsum)": 0.08287, "linked reads (cumsum)": 0.4891, "range_label": "0.96-0.97", "all reads (inferred)": 0.06881, "linked reads (inferred)": 0.5226, "right_edge": 0.97}, {"bin": "0.97", "interval": "0.97-0.98", "all reads": 0.003639, "linked reads": 0.0007834, "all reads (cumsum)": 0.0865, "linked reads (cumsum)": 0.4899, "range_label": "0.97-0.98", "all reads (inferred)": 0.0691, "linked reads (inferred)": 0.5231, "right_edge": 0.98}, {"bin": "0.98", "interval": "0.98-0.99", "all reads": 0.00357, "linked reads": 0.0008814, "all reads (cumsum)": 0.09007, "linked reads (cumsum)": 0.4907, "range_label": "0.98-0.99", "all reads (inferred)": 0.06963, "linked reads (inferred)": 0.5235, "right_edge": 0.99}, {"bin": "0.99", "interval": "0.99-1.0", "all reads": 0.9099, "linked reads": 0.5093, "all reads (cumsum)": 1.0, "linked reads (cumsum)": 1.0, "range_label": "0.99-1.0", "all reads (inferred)": 1.0, "linked reads (inferred)": 1.0, "right_edge": 1.0}]}}
